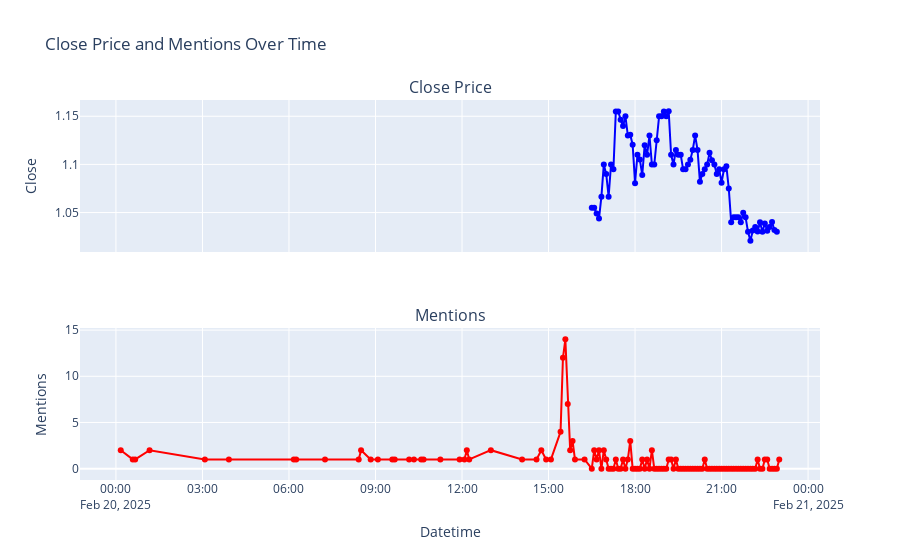

Source (notebook cell):
### Code cell
ticker = 'SOBR'
ticker_df = df_ticker_mentions[df_ticker_mentions.ticker == ticker][['end_datetime', 'mentions']]
ticker_df.rename(columns={'end_datetime': 'Datetime'}, inplace=True)

stock = yf.Ticker(ticker)
stock_df = stock.history(start=date, end=(pd.to_datetime(date) + timedelta(days=1)).strftime('%Y-%m-%d'), interval="5m")
stock_df.reset_index(inplace=True)
israel_tz = pytz.timezone('Asia/Jerusalem')
stock_df['Datetime'] = stock_df['Datetime'].dt.tz_convert(israel_tz).dt.tz_localize(None)

stock_df = stock_df.merge(ticker_df, on='Datetime', how='outer')
stock_df["mentions"] = stock_df["mentions"].fillna(0)
stock_df = stock_df[(stock_df["Datetime"].dt.strftime('%Y-%m-%d') <= date)]

# Create subplots with shared x-axis
fig = make_subplots(rows=2, cols=1, shared_xaxes=True, 
                    subplot_titles=('Close Price', 'Mentions'),
                    vertical_spacing=0.2)

# Close price subplot
fig.add_trace(go.Scatter(
    x=stock_df['Datetime'],
    y=stock_df['Close'],
    mode='lines+markers',
    name='Close',
    line=dict(color='blue'),
    marker=dict(size=6)
), row=1, col=1)

# Mentions subplot
fig.add_trace(go.Scatter(
    x=stock_df['Datetime'],
    y=stock_df['mentions'],
    mode='lines+markers',
    name='Mentions',
    line=dict(color='red'),
    marker=dict(size=6)
), row=2, col=1)

# Update layout
fig.update_layout(
    title='Close Price and Mentions Over Time',
    xaxis2_title='Datetime',
    yaxis_title='Close',
    yaxis2_title='Mentions',
    showlegend=False,
    hovermode='x unified'
)

# Display the plot
fig.show()
